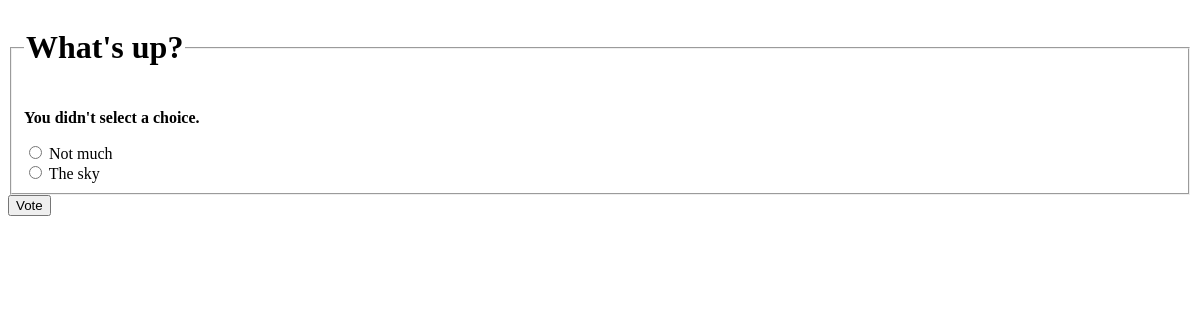
The app's page /polls/1/vote/, older data.
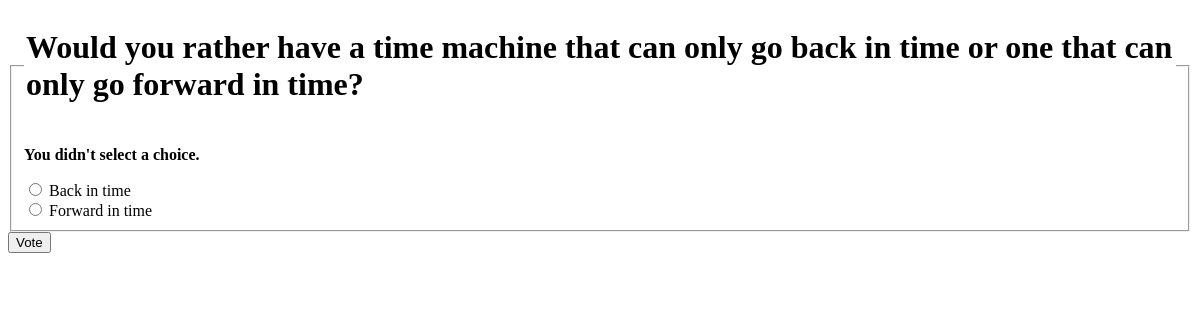
The same page, newer data.
### polls/models.py (models this page shows, shortened)
class Question(models.Model):
    question_text = models.CharField(max_length=200)
    pub_date = models.DateTimeField("date published")

class Choice(models.Model):
    question = models.ForeignKey(Question, on_delete=models.CASCADE)
    choice_text = models.CharField(max_length=200)
    votes = models.IntegerField(default=0)

### polls/views.py (the view)
# urls.py: path("<int:question_id>/vote/", views.vote, name="vote"),
def vote(request, question_id):
    question = get_object_or_404(Question, pk=question_id)
    try:
        selected_choice = question.choice_set.get(pk=request.POST["choice"])
    except (KeyError, Choice.DoesNotExist):
        return render(
            request,
            "polls/detail.html",
            {
                "question": question,
                "error_message": "You didn't select a choice.",
            },
        )
    else:
        selected_choice.votes += 1
        selected_choice.save()
        return HttpResponseRedirect(reverse("polls:results", args=(question.id,)))

### polls/templates/polls/detail.html (shortened to what this page needs)
<form action="{% url 'polls:vote' question.id %}" method="post">
    <fieldset>
        <legend><h1>{{ question.question_text }}</h1></legend>
        {% if error_message %}<p><strong>{{ error_message }}</strong></p>{% endif %}
        {% for choice in question.choice_set.all %}
            <input type="radio" name="choice" id="choice{{ forloop.counter }}" value="{{ choice.id }}">
            <label for="choice{{ forloop.counter }}">{{ choice.choice_text }}</label><br>
        {% endfor %}
    </fieldset>
    <input type="submit" value="Vote">
</form>

Row changes from the older to the newer data that the page shows:
changed Question: question_text "What's up?" → "Would you rather have a time machine that can only go back in time or one that can only go forward in time?"
changed Choice: choice "☐ Not much" → "☐ Back in time"; choice_text "Not much" → "Back in time"
changed Choice: choice "☐ The sky" → "☐ Forward in time"; choice_text "The sky" → "Forward in time"
